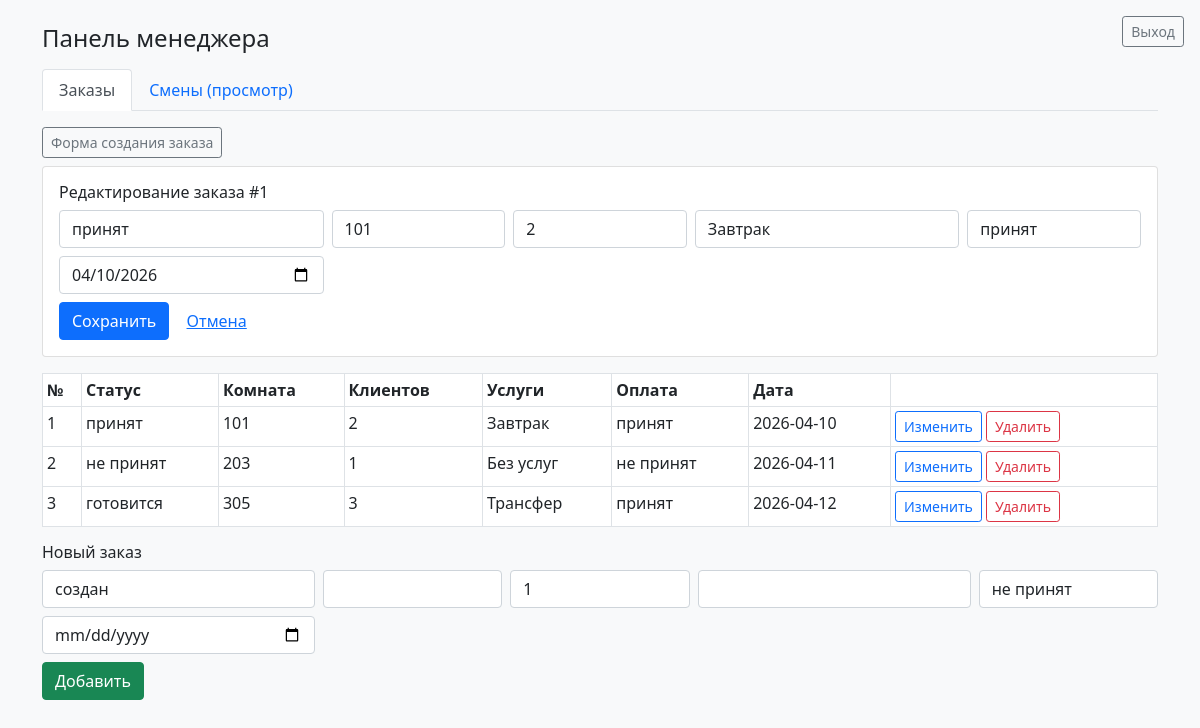
The page /frontend/view_2.php?tab=orders&edit_order=1 (signed in) on the database its author committed.
### tables this page shows
CREATE TABLE `order` (
  `orderid` INT NOT NULL AUTO_INCREMENT,
  `orderstatus` VARCHAR(50) NOT NULL DEFAULT 'создан',
  `roomnumber` VARCHAR(50) NOT NULL,
  `amountclients` INT NOT NULL,
  `hotelservices` VARCHAR(255) NOT NULL,
  `paymentstatus` VARCHAR(50) NOT NULL DEFAULT 'не принят',
  `datecreation` DATE NOT NULL,
  PRIMARY KEY (`orderid`)
);

### api/crud.php (called while the page is built, shortened)
<?php
function select($query)
{
    try {
        $result = $_SERVER['db']->query($query, MYSQLI_USE_RESULT);
        $result = $result->fetch_all(MYSQLI_ASSOC);
        return $result;
    } catch (Exception $err) {
        return ['status' => 'failed', 'message' => $err];
    }
}

### frontend/view_2.php (the view, shortened to what this page needs)
<?php
require_once '../api/crud.php';
$tab = $_GET['tab'] ?? 'orders';
$edit_order = null;
if ($tab === 'orders' && !empty($_GET['edit_order'])) {
    $eid = (int) $_GET['edit_order'];
    $rows = select('SELECT * FROM `order` WHERE orderid=' . $eid);
    $edit_order = $rows[0] ?? null;
}
$orders = select('SELECT * FROM `order` ORDER BY orderid');
function h2($s)
{
    return htmlspecialchars((string) $s, ENT_QUOTES, 'UTF-8');
}
?>
<!DOCTYPE html>
<html lang="ru">
<head>
    <link rel="stylesheet" href="./bootstrap.min.css">
</head>
<body class="bg-light">
<a href="/logout.php" class="btn btn-sm btn-outline-secondary position-fixed top-0 end-0 m-3">Выход</a>
<div class="container py-4">
    <h4 class="mb-3">Панель менеджера</h4>
    <ul class="nav nav-tabs mb-3">
        <li class="nav-item"><a class="nav-link<?= $tab === 'orders' ? ' active' : '' ?>" href="/frontend/view_2.php?tab=orders">Заказы</a></li>
        <li class="nav-item"><a class="nav-link<?= $tab === 'shifts' ? ' active' : '' ?>" href="/frontend/view_2.php?tab=shifts">Смены (просмотр)</a></li>
    </ul>
    <?php if ($tab === 'orders') { ?>
        <p class="small mb-2"><a class="btn btn-sm btn-outline-secondary" href="/frontend/create_order.php">Форма создания заказа</a></p>
        <?php if ($edit_order) { ?>
            <div class="card mb-3"><div class="card-body">
                <h6>Редактирование заказа #<?= (int) $edit_order['orderid'] ?></h6>
                <form method="POST" class="row g-2">
                    <div class="col-md-3"><input class="form-control" name="orderstatus" value="<?= h2($edit_order['orderstatus']) ?>"></div>
                    <div class="col-md-2"><input class="form-control" name="roomnumber" value="<?= h2($edit_order['roomnumber']) ?>"></div>
                    <div class="col-md-2"><input class="form-control" type="number" name="amountclients" value="<?= (int) $edit_order['amountclients'] ?>"></div>
                    <div class="col-md-3"><input class="form-control" name="hotelservices" value="<?= h2($edit_order['hotelservices']) ?>"></div>
                    <div class="col-md-2"><input class="form-control" name="paymentstatus" value="<?= h2($edit_order['paymentstatus']) ?>"></div>
                    <div class="col-md-3"><input class="form-control" type="date" name="datecreation" value="<?= h2($edit_order['datecreation']) ?>"></div>
                    <div class="col-12"><button class="btn btn-primary" type="submit" name="save_order" value="1">Сохранить</button>
                    <a class="btn btn-link" href="/frontend/view_2.php?tab=orders">Отмена</a></div>
                </form>
            </div></div>
        <?php } ?>
        <table class="table table-sm table-bordered bg-white">
            <thead><tr><th>№</th><th>Статус</th><th>Комната</th><th>Клиентов</th><th>Услуги</th><th>Оплата</th><th>Дата</th><th></th></tr></thead>
            <tbody>
            <?php if (is_array($orders) && count($orders) && !isset($orders['status'])) {
                foreach ($orders as $o) { ?>
                    <tr>
                        <td><?= (int) $o['orderid'] ?></td>
                        <td><?= h2($o['orderstatus']) ?></td>
                        <td><?= h2($o['roomnumber']) ?></td>
                        <td><?= (int) $o['amountclients'] ?></td>
                        <td><?= h2($o['hotelservices']) ?></td>
                        <td><?= h2($o['paymentstatus']) ?></td>
                        <td><?= h2($o['datecreation']) ?></td>
                        <td class="text-nowrap">
                            <a class="btn btn-sm btn-outline-primary" href="/frontend/view_2.php?tab=orders&edit_order=<?= (int) $o['orderid'] ?>">Изменить</a>
                            <form method="POST" class="d-inline" onsubmit="return confirm('Удалить?');">
                                <button class="btn btn-sm btn-outline-danger" type="submit" name="delete_order" value="1">Удалить</button>
                            </form>
                        </td>
                    </tr>
                <?php }
                } else { ?>
                <tr><td colspan="8">Нет записей</td></tr>
            <?php } ?>
            </tbody>
        </table>
        <h6>Новый заказ</h6>
        <form method="POST" class="row g-2">
            <div class="col-md-3"><input class="form-control" name="orderstatus" value="создан"></div>
            <div class="col-md-2"><input class="form-control" name="roomnumber" required></div>
            <div class="col-md-2"><input class="form-control" type="number" name="amountclients" value="1" required></div>
            <div class="col-md-3"><input class="form-control" name="hotelservices"></div>
            <div class="col-md-2"><input class="form-control" name="paymentstatus" value="не принят"></div>
            <div class="col-md-3"><input class="form-control" type="date" name="datecreation" required></div>
            <div class="col-12"><button class="btn btn-success" type="submit" name="save_order" value="1">Добавить</button></div>
        </form>
    <?php } ?>
</div>
</body>
</html>

### rows shown on the page
order: orderid "1", orderstatus "принят", roomnumber "101", amountclients "2", hotelservices "Завтрак", paymentstatus "принят", datecreation "04/10/2026", datecreation "2026-04-10"
order: orderid "2", orderstatus "не принят", roomnumber "203", amountclients "1", hotelservices "Без услуг", paymentstatus "не принят", datecreation "2026-04-11"
order: orderid "3", orderstatus "готовится", roomnumber "305", amountclients "3", hotelservices "Трансфер", paymentstatus "принят", datecreation "2026-04-12"
